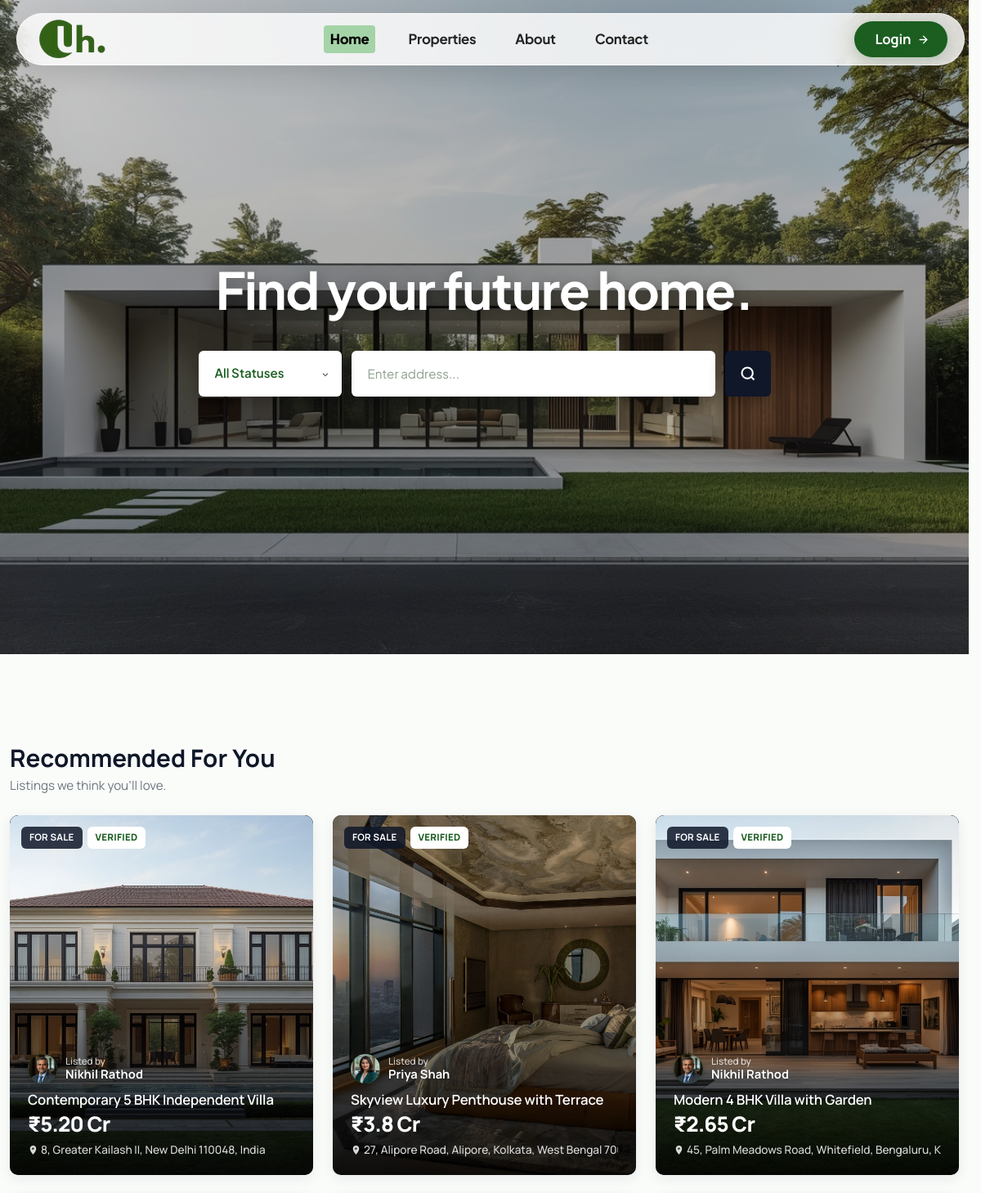
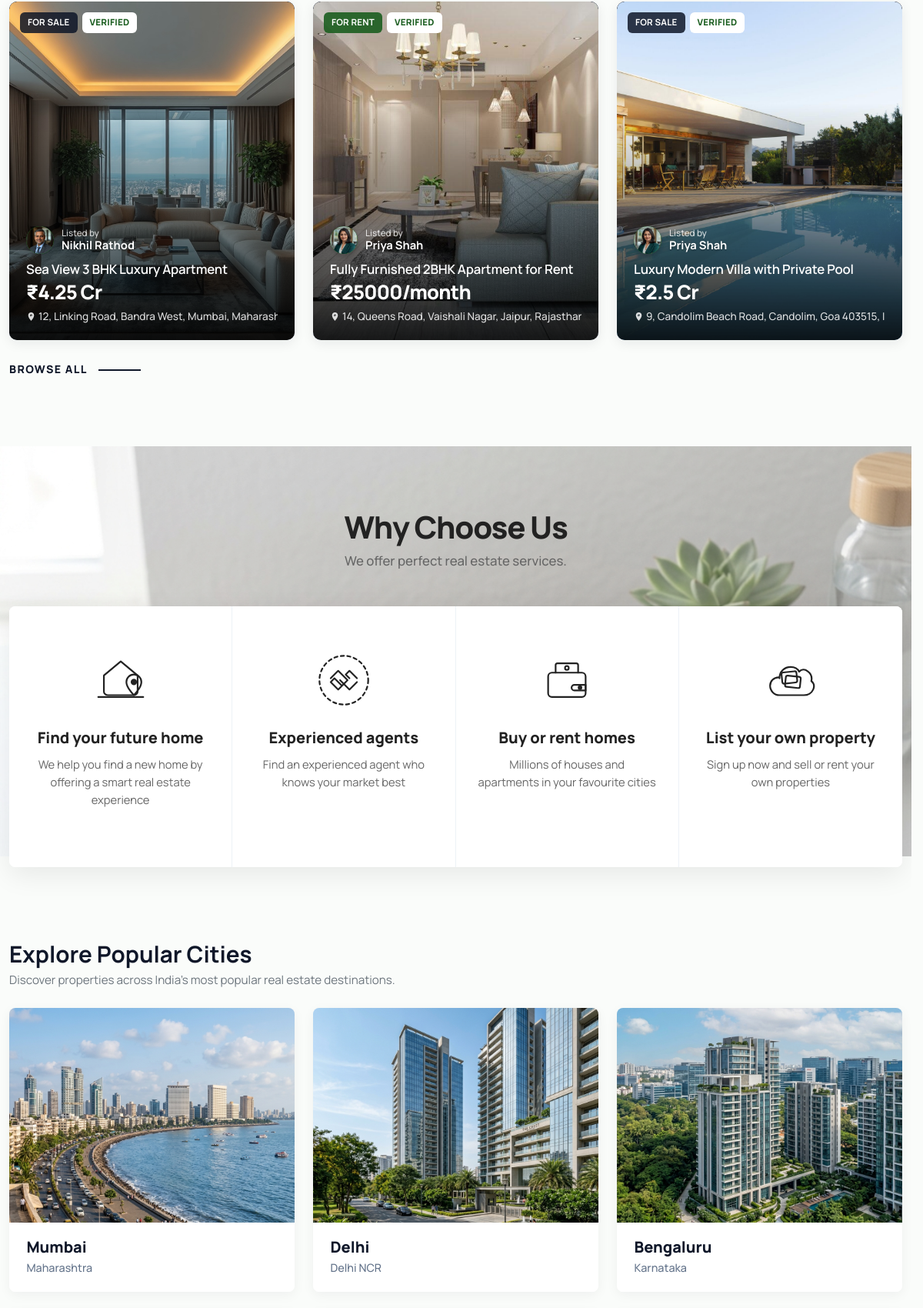
The page / (upper part) on the database its author committed (2 pictures, top to bottom).
### core/models.py (models this page shows, shortened)
class Property(models.Model):
	class PropertyType(models.TextChoices):
		RENT = "rent", "Rent"
		SELL = "sell", "Sell"
	class PropertyStatus(models.TextChoices):
		AVAILABLE = "available", "Available"
		SOLD = "sold", "Sold"
		RENTED = "rented", "Rented"
	title = models.CharField(max_length=255)
	description = models.TextField()
	price = models.CharField(
		max_length=50,
		help_text="e.g., 1.3 cr, 25 lakh, 5k, ₹2500000"
	)
	location = models.CharField(max_length=255)
	property_type = models.CharField(max_length=10, choices=PropertyType.choices)
	amenities = models.TextField(blank=True)
	image = models.FileField(upload_to="properties/images/")
	documents = models.FileField(upload_to="properties/documents/", blank=True, null=True)
	seller = models.ForeignKey(
		User,
		on_delete=models.CASCADE,
		related_name="properties",
		limit_choices_to={"role": User.Role.SELLER},
	)
	is_verified = models.BooleanField(default=False)
	status = models.CharField(
		max_length=10,
		choices=PropertyStatus.choices,
		default=PropertyStatus.AVAILABLE,
	)
	created_at = models.DateTimeField(auto_now_add=True)
	updated_at = models.DateTimeField(auto_now=True)

class User(AbstractUser):
	class Role(models.TextChoices):
		BUYER = "buyer", "Buyer"
		SELLER = "seller", "Seller"
		ADMIN = "admin", "Admin"
	role = models.CharField(max_length=10, choices=Role.choices, default=Role.BUYER)
	mobile_no = models.CharField(
		max_length=15,
		blank=True,
		validators=[RegexValidator(regex=r"^\+?[0-9]{10,15}$", message="Enter a valid mobile number.")],
	)
	avatar = models.FileField(upload_to="avatars/", blank=True, null=True)
	bio = models.TextField(blank=True, max_length=500)

class PopularCity(models.Model):
	name = models.CharField(max_length=100)
	state = models.CharField(max_length=100)
	image = models.ImageField(upload_to="cities/", blank=True, null=True)
	order = models.PositiveIntegerField(default=0)
	class Meta:
		verbose_name = "Popular City"
		verbose_name_plural = "Popular Cities"
		ordering = ["order", "name"]

### core/views.py (the view)
# urls.py: path("", views.home, name="home"),
def home(request):
	verified_properties = (
		Property.objects.filter(is_verified=True)
		.select_related("seller")
		.order_by("-created_at")
	)
	featured_properties = []
	featured_seller_ids = set()
	for property_obj in verified_properties:
		if property_obj.seller_id in featured_seller_ids:
			continue
		featured_properties.append(property_obj)
		featured_seller_ids.add(property_obj.seller_id)
		if len(featured_properties) == 6:
			break
	if len(featured_properties) < 6:
		featured_property_ids = {property_obj.id for property_obj in featured_properties}
		for property_obj in verified_properties:
			if property_obj.id not in featured_property_ids:
				featured_properties.append(property_obj)
				featured_property_ids.add(property_obj.id)
			if len(featured_properties) == 6:
				break
	popular_cities = PopularCity.objects.all()[:6]
	trusted_sellers = (
		User.objects.filter(role=User.Role.SELLER)
		.annotate(prop_count=Count("properties", filter=Q(properties__is_verified=True)))
		.order_by("-prop_count")[:4]
	)
	saved_property_ids = set()
	if request.user.is_authenticated and request.user.role == User.Role.BUYER:
		saved_property_ids = set(
			SavedProperty.objects.filter(buyer=request.user).values_list("property_id", flat=True)
		)
	modal_to_open = request.GET.get("modal")
	return render(
		request,
		"core/home.html",
		{
			"featured_properties": featured_properties,
			"popular_cities": popular_cities,
			"trusted_sellers": trusted_sellers,
			"property_types": Property.PropertyType.choices,
			"saved_property_ids": saved_property_ids,
			"modal_to_open": modal_to_open,
		},
	)

### core/context_processors.py (called while the page is built, shortened)
def platform_settings(request):
	return {"platform_settings": PlatformSettings.objects.first()}

def chat_notifications(request):
	user = request.user
	if not user.is_authenticated or user.is_superuser or user.role == User.Role.ADMIN:
		return {"chat_notifications": {"unread_count": 0, "items": []}}

### core/templates/core/home.html (shortened to what this page needs)
{% extends 'base.html' %}
{% load static %}
{% block content %}
<section class="resideo-hero" id="heroSection">
  <div class="hero-slider" id="heroSlider">
    <div class="hero-slide active">
      <img src="/media/logo/1.jpg" alt="Urban Hunt Showcase" class="hero-slide-img" loading="eager" />
    </div>
  </div>
  <div class="resideo-hero-content">
    <h1 class="resideo-hero-title">Find your future home.</h1>
    <div class="resideo-search-bar-wrapper">
      <form action="{% url 'core:property_list' %}" method="get" class="resideo-search-form">
        <div class="resideo-search-field resideo-select-field">
          <select name="property_type" class="resideo-select" aria-label="Property Status">
            <option value="">All Statuses</option>
          </select>
          <div class="select-arrow">
          </div>
        </div>
        <div class="resideo-search-field resideo-input-field">
          <input type="text" name="q" class="resideo-input" placeholder="Enter address..." aria-label="Enter address" />
        </div>
        <button type="submit" class="resideo-search-btn" aria-label="Search">
          <svg width="20" height="20" viewBox="0 0 24 24" fill="none" stroke="currentColor" stroke-width="2.5"><circle cx="11" cy="11" r="8"></circle><line x1="21" y1="21" x2="16.65" y2="16.65"></line></svg>
        </button>
      </form>
    </div>
  </div>
</section>
<div class="container-xxl uh-top-homepage-container">
  <section class="section-resideo">
    <div class="mb-4">
      <h2 class="fw-bold mb-1" style="font-family: 'Manrope', sans-serif; font-size: 1.85rem; color: #0F1729;">Recommended For You</h2>
      <p class="text-secondary mb-0" style="font-family: 'Manrope', sans-serif; font-size: 0.95rem;">Listings we think you'll love.</p>
    </div>
    <div class="row g-4">
      {% for property in featured_properties %}
        <div class="col-12 col-md-6 col-lg-4">
          <article class="uh-property-card">
            <a href="{% url 'core:property_detail' property.pk %}" class="uh-card-link-wrapper" aria-label="{{ property.title }}">
              <div class="uh-card-media-wrapper">
                {% if property.image %}
                  <img src="{{ property.image.url }}" alt="{{ property.title }}" class="uh-card-img" loading="lazy" />
                {% else %}
                  <div class="uh-card-media-placeholder">
                    <span>Urban Hunt</span>
                  </div>
                {% endif %}
                <div class="uh-card-badges-left">
                  {% if property.property_type == 'sell' %}
                    <span class="uh-badge uh-badge-sell">For Sale</span>
                  {% else %}
                    <span class="uh-badge uh-badge-rent">For Rent</span>
                  {% endif %}
                  {% if property.is_verified %}
                    <span class="uh-badge uh-badge-verified">Verified</span>
                  {% endif %}
                </div>
                <div class="uh-card-overlay-content">
                  <div class="uh-card-seller-inline">
                    <div class="uh-seller-inline-avatar">
                      {% if property.seller.avatar %}
                        <img src="{{ property.seller.avatar.url }}" alt="{{ property.seller.username }}" />
                      {% else %}
                        {{ property.seller.username|first|upper }}
                      {% endif %}
                    </div>
                    <div class="uh-seller-inline-info">
                      <span class="uh-seller-inline-label">Listed by</span>
                      <span class="uh-seller-inline-name">{{ property.seller.get_full_name|default:property.seller.username }}</span>
                    </div>
                  </div>
                  <h3 class="uh-card-title">{{ property.title }}</h3>
                  <div class="uh-card-price">
                  </div>
                  <div class="uh-card-specs">
                    <span class="uh-spec-location">
                    </span>
                  </div>
                </div>
              </div>
            </a>
          </article>
        </div>
      {% empty %}
        <div class="col-12 text-center py-5">
          <p class="text-muted fs-5">No featured properties available at the moment.</p>
        </div>
      {% endfor %}
    </div>
    <div class="mt-4">
      <a href="{% url 'core:property_list' %}" class="uh-browse-all-link">
        <span class="uh-browse-all-text">BROWSE ALL</span>
        <span class="uh-browse-all-line"></span>
      </a>
    </div>
  </section>
</div>
<section class="uh-why-choose-us-section" style="background-image: url('{{ MEDIA_URL }}logo/wcu.jpg');">
  <div class="container-xxl position-relative" style="z-index: 2;">
    <div class="uh-wcu-header text-center">
      <h2 class="uh-wcu-title">Why Choose Us</h2>
      <p class="uh-wcu-subtitle">We offer perfect real estate services.</p>
    </div>
    <div class="uh-wcu-cards-panel">
      <div class="row g-0">
        <div class="col-12 col-md-6 col-lg-3 uh-wcu-card-col">
          <div class="uh-wcu-card">
            <div class="uh-wcu-icon-wrapper">
            </div>
            <h3 class="uh-wcu-card-title">Find your future home</h3>
            <p class="uh-wcu-card-desc">We help you find a new home by offering a smart real estate experience</p>
          </div>
        </div>
        <div class="col-12 col-md-6 col-lg-3 uh-wcu-card-col">
          <div class="uh-wcu-card">
            <div class="uh-wcu-icon-wrapper">
            </div>
            <h3 class="uh-wcu-card-title">Experienced agents</h3>
            <p class="uh-wcu-card-desc">Find an experienced agent who knows your market best</p>
          </div>
        </div>
        <div class="col-12 col-md-6 col-lg-3 uh-wcu-card-col">
          <div class="uh-wcu-card">
            <div class="uh-wcu-icon-wrapper">
            </div>
            <h3 class="uh-wcu-card-title">Buy or rent homes</h3>
            <p class="uh-wcu-card-desc">Millions of houses and apartments in your favourite cities</p>
          </div>
        </div>
        <div class="col-12 col-md-6 col-lg-3 uh-wcu-card-col">
          <div class="uh-wcu-card">
            <div class="uh-wcu-icon-wrapper">
            </div>
            <h3 class="uh-wcu-card-title">List your own property</h3>
            <p class="uh-wcu-card-desc">Sign up now and sell or rent your own properties</p>
          </div>
        </div>
      </div>
    </div>
  </div>
</section>
<div class="container-xxl uh-after-wcu-container">
  {% if popular_cities %}
  <section class="section-resideo">
    <div class="mb-4">
      <h2 class="fw-bold mb-1" style="font-family: 'Manrope', sans-serif; font-size: 1.85rem; color: #0F1729;">Explore Popular Cities</h2>
      <p class="text-secondary mb-0" style="font-family: 'Manrope', sans-serif; font-size: 0.95rem;">Discover properties across India's most popular real estate destinations.</p>
    </div>
    <div class="row g-4">
      {% for city in popular_cities %}
        <div class="col-12 col-md-6 col-lg-4">
          <a href="{% url 'core:property_list' %}?location={{ city.name|urlencode }}" class="uh-city-card">
            <div class="uh-city-card-image-wrapper">
              {% if city.image %}
                <img src="{{ city.image.url }}" alt="{{ city.name }}" class="uh-city-card-img" loading="lazy" />
              {% else %}
                <div class="uh-city-card-placeholder">
                  <span>{{ city.name }}</span>
                </div>
              {% endif %}
            </div>
            <div class="uh-city-card-info">
              <h3 class="uh-city-card-title">{{ city.name }}</h3>
              <p class="uh-city-card-state">{{ city.state }}</p>
            </div>
          </a>
        </div>
      {% endfor %}
    </div>
  </section>
  {% endif %}
</div>
{% endblock %}

### rows shown on the page
Property: image (picture), property_type "FOR SALE", is_verified "VERIFIED", seller.avatar (picture), seller.get_full_name "Nikhil Rathod"
Property: image (picture), property_type "FOR SALE", is_verified "VERIFIED", seller.avatar (picture), seller.get_full_name "Priya Shah"
Property: image (picture), property_type "FOR SALE", is_verified "VERIFIED", seller.avatar (picture), seller.get_full_name "Nikhil Rathod"
Property: image (picture), property_type "FOR SALE", is_verified "VERIFIED", seller.avatar (picture), seller.get_full_name "Nikhil Rathod"
Property: image (picture), property_type "FOR RENT", is_verified "VERIFIED", seller.avatar (picture), seller.get_full_name "Priya Shah"
Property: image (picture), property_type "FOR SALE", is_verified "VERIFIED", seller.avatar (picture), seller.get_full_name "Priya Shah"
PopularCity: image (picture), name "Mumbai", state "Maharashtra"
PopularCity: image (picture), name "Delhi", state "Delhi NCR"
PopularCity: image (picture), name "Bengaluru", state "Karnataka"
